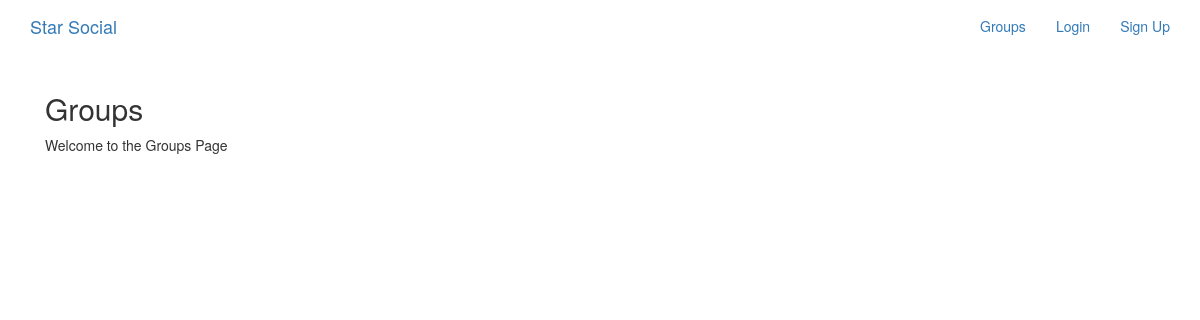
The app's page /groups/, older data.
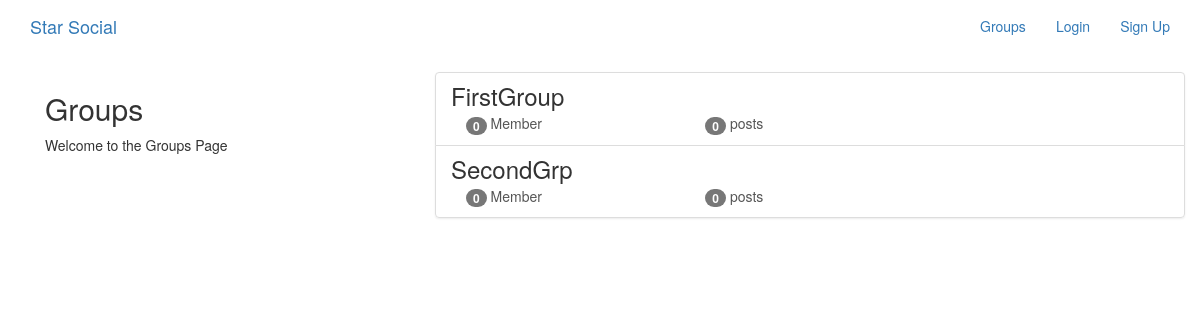
The same page, newer data.
### groups/models.py (models this page shows, shortened)
class Group(models.Model):
    name = models.CharField(max_length=255, unique=True)
    slug = models.SlugField(allow_unicode=True, unique=True)
    description = models.TextField(blank=True, default=' ')
    description_html = models.TextField(editable=False, default=' ', blank=True)
    members = models.ManyToManyField(User, through='GroupMember')
    class Meta:
        ordering = ['name']

### groups/views.py (the view)
class ListGroups(generic.ListView):
    model = models.Group

### groups/templates/groups/group_list.html (shortened to what this page needs)
{% extends 'groups/group_base.html' %}
{% block pregroup %}
<div class="col-md-4">
    <div class="content">
        <h2>Groups</h2>
        <p>Welcome to the Groups Page</p>
    </div>
</div>
{% endblock %}
{% block group_content %}
    <div class="col-md-8">
        <div class="list-group">
            {% for group in object_list %}
                <a class="list-group-item" href="{% url 'groups:single' slug=group.slug %}">
                    <h3 class="title list-group-item-heading">{{group.name}}</h3>
                    <div class="list-group-item-text container-fluid">
                        <div class="row">
                            <div class="col-md-4">
                                <span class="badge">{{group.members.count}}</span>
                                Member{{group.memebrs.count|pluralize}}
                            </div>
                            <div class="col-md-4">
                                <span class="badge">{{group.posts.count}}</span>
                                post{{group.posts.count|pluralize}}
                            </div>
                        </div>
                    </div>
                </a>
            {% endfor %}
        </div>
    </div>
{% endblock %}

Row changes from the older to the newer data that the page shows:
added Group: name "FirstGroup", members.count "0", posts.count "0"
added Group: name "SecondGrp", members.count "0", posts.count "0"
